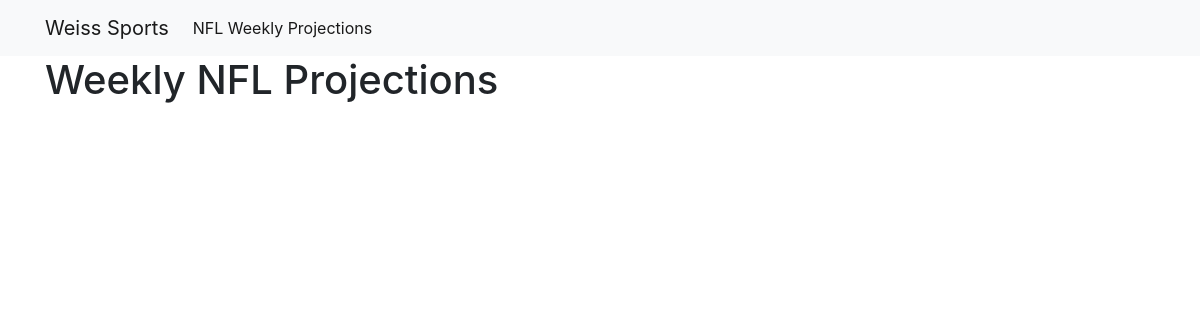
The page /nflweekly/ on the database as committed earlier.
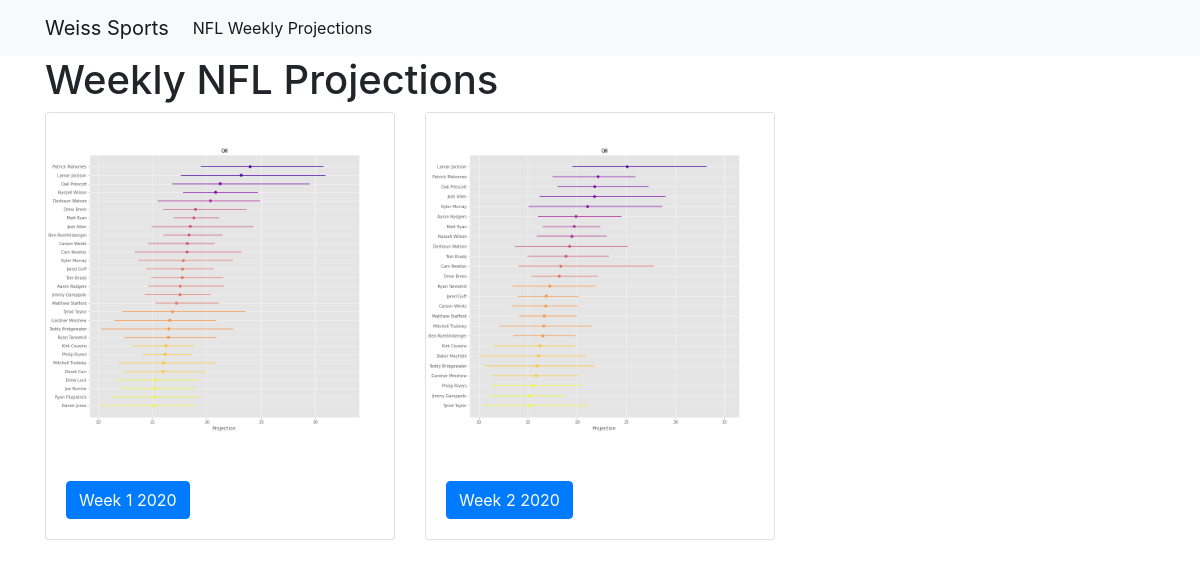
The same page on the database as committed later.
### nflweekly/models.py (models this page shows)
class Week(models.Model):
    week = models.CharField(max_length=100)
    year = models.CharField(max_length=20)
    image = models.ImageField(upload_to='images/')
    csv = models.FileField(upload_to='documents/')

### nflweekly/views.py (the view)
# urls.py: path("", views.weekly_index, name="weekly_index"),
def weekly_index(request):
    weeks = Week.objects.all()
    context = {
        'weeks': weeks,
    }
    return render(request, 'nflweekly_index.html', context)

### nflweekly/templates/nflweekly_index.html
{% extends "base.html" %}
{% load static %}
{% block page_content %}
<h1>Weekly NFL Projections</h1>
<div class="row">
{% for week in weeks %}
    <div class="col-md-4">
        <div class="card mb-2">
            <img class="card-img-top" src={{ week.image.url }}>
            <div class="card-body">
                <a href="{% url 'weekly_detail' week.pk %}"
                   class="btn btn-primary">
                    Week {{ week.week}} {{ week.year }}
                </a>
            </div>
        </div>
    </div>
    {% endfor %}
</div>
{% endblock %}

### website/templates/base.html (shortened to what this page needs)
<link rel="stylesheet" href="https://stackpath.bootstrapcdn.com/bootstrap/4.1.3/css/bootstrap.min.css">
<nav class="navbar navbar-expand-lg navbar-light bg-light">
    <div class="container">
        <a class="navbar-brand" href="{% url 'index' %}">Weiss Sports</a>
        <div class="collapse navbar-collapse" id="navbarSupportedContent">
          <ul class="navbar-nav mr-auto">
            <li class="nav-item active">
              <a class="nav-link" href="{% url 'weekly_index' %}">NFL Weekly Projections</a>
            </li>
          </ul>
        </div>
    </div>
</nav>
<div class="container">
    {% block page_content %}{% endblock %}
</div>

Rows that differ between the two databases and show on the page:
added Week: image (picture), week "1", year "2020"
added Week: image (picture), week "2", year "2020"
